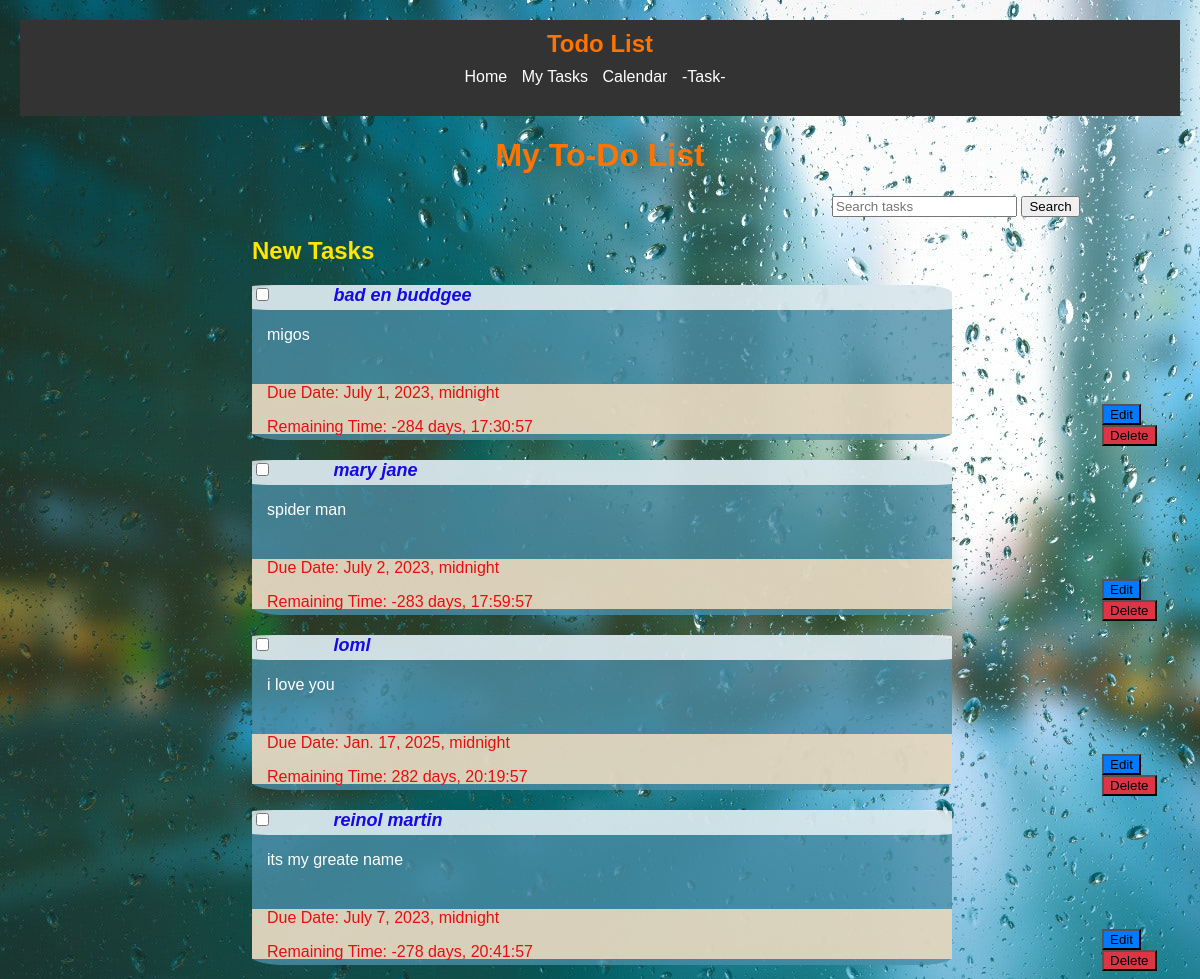
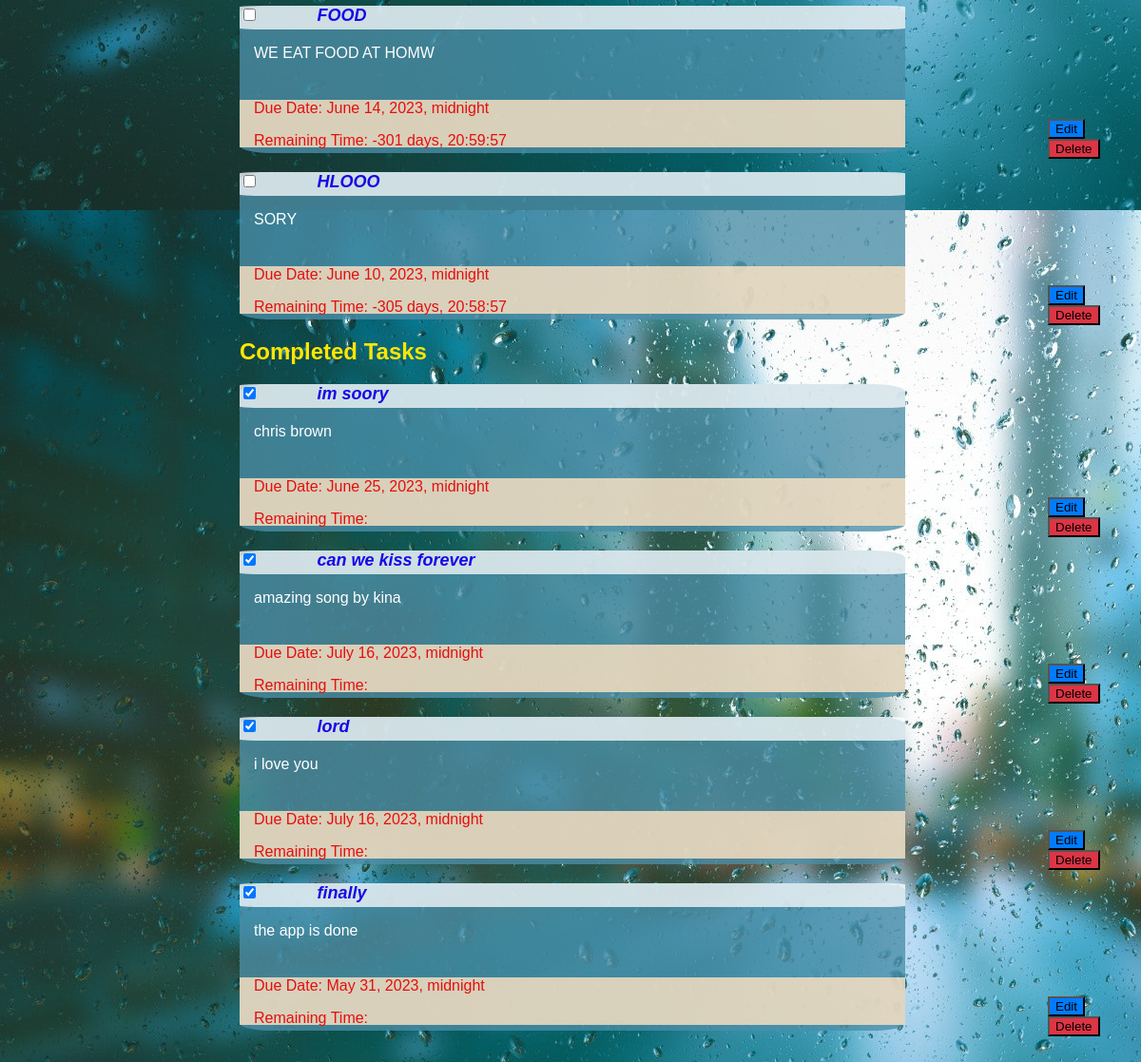
The page /tasks/tasklist/ (signed in) on the database as committed earlier (2 pictures, top to bottom).
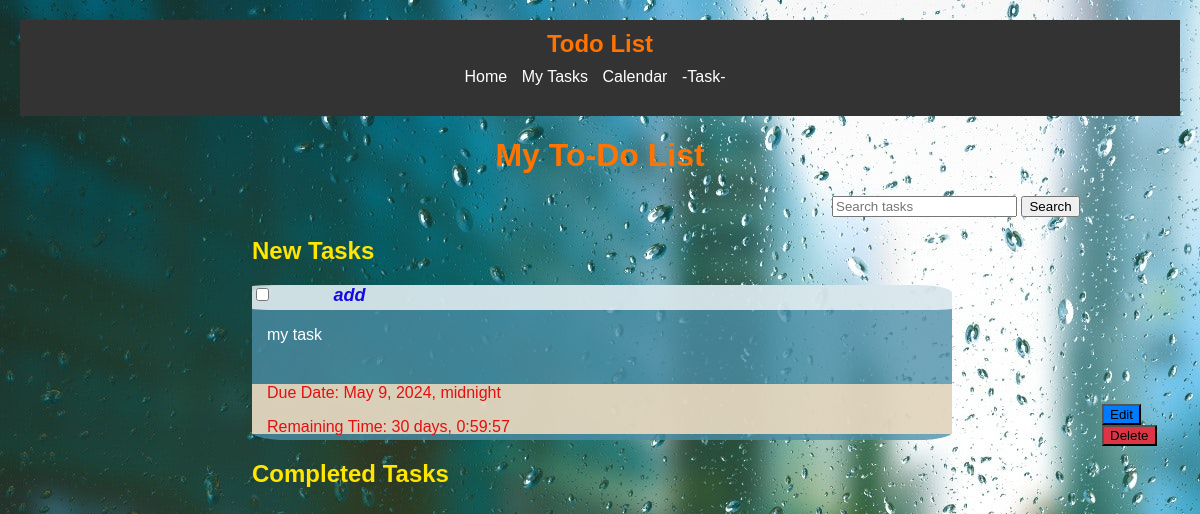
The same page on the database as committed later.
### tasks/models.py (models this page shows, shortened)
class Task(models.Model):
    owner = models.ForeignKey(User, on_delete=models.CASCADE, null=True, blank=True)
    title = models.CharField(max_length=200)
    description = models.TextField()
    completed = models.BooleanField(default=False)
    due_date = models.DateTimeField(null=True, blank=True)
    due_datetime = models.DateTimeField(blank=True, null=True)

### tasks/views.py (the view)
# urls.py: path('tasklist/', views.task_list, name='tasklist'),
def task_list(request):
    tasks = Task.objects.filter(owner=request.user)
    search_query = request.GET.get('search')
    new_tasks = Task.objects.filter(completed=False)
    completed_tasks = Task.objects.filter(completed=True)
    current_datetime = timezone.now()
    for task in new_tasks:
        if task.due_datetime:
            remaining_time = task.due_datetime - current_datetime
            task.remaining_time = remaining_time
        else:
            task.remaining_time = None
    if search_query:
        new_tasks = new_tasks.filter(Q(title__icontains=search_query) | Q(description__icontains=search_query))
        completed_tasks = completed_tasks.filter(Q(title__icontains=search_query) | Q(description__icontains=search_query))
    context = {
        'new_tasks': new_tasks,
        'completed_tasks': completed_tasks
    }
    return render(request, 'tasklist.html', context)

### tasks/templates/tasklist.html (shortened to what this page needs)
{% extends 'base.html' %}
{% load static %}
{% block content %}
    <h1>My To-Do List</h1>
    <link rel="stylesheet" href="{% static 'tasks.css' %}">
    <form action="{% url 'tasks:tasklist' %}" method="GET">
        <input type="text" name="search" placeholder="Search tasks">
        <button type="submit">Search</button>
    </form>
    <div class="final">
        <h2 id="new-tasks">New Tasks</h2>
        <div id="new-tasks-container">
            {% for task in new_tasks %}
                {% if not task.completed %}
                    <div class="task-item">
                        <div class="titlee">
                            <input type="checkbox" id="task-{{ task.id }}-checkbox" {% if task.completed %}checked{% endif %} onchange="toggleTaskCompletion({{ task.id }})">
                            <strong>{{ task.title }}</strong>
                        </div>
                        <p>{{ task.description }}</p>
                        <div class="date-time">
                            <p>Due Date: {{ task.due_date }}</p>
                            <p>Remaining Time: {{ task.remaining_time }}</p>
                        </div>
                        <div class="edit-delete-btns">
                            <button class="edit-button" onclick="location.href='{% url 'tasks:edit_task' task.id %}'">Edit</button>
                            <button class="delete-button" onclick="location.href='{% url 'tasks:delete_task' task.id %}'">Delete</button>
                        </div>
                    </div>
                {% endif %}
            {% endfor %}
        </div>
        <h2 id="completed-tasks">Completed Tasks</h2>
        <div id="completed-tasks-container">
            {% for task in completed_tasks %}
                {% if task.completed %}
                    <div class="task-item">
                        <div class="titlee">
                            <input type="checkbox" id="task-{{ task.id }}-checkbox" {% if task.completed %}checked{% endif %} onchange="toggleTaskCompletion({{ task.id }})">
                            <strong>{{ task.title }}</strong>
                        </div>
                        <p>{{ task.description }}</p>
                        <div class="date-time">
                            <p>Due Date: {{ task.due_date }}</p>
                            <p>Remaining Time: {{ task.remaining_time }}</p>
                        </div>
                        <div class="edit-delete-btns">
                            <button class="edit-button" onclick="location.href='{% url 'tasks:edit_task' task.id %}'">Edit</button>
                            <button class="delete-button" onclick="location.href='{% url 'tasks:delete_task' task.id %}'">Delete</button>
                        </div>
                    </div>
                {% endif %}
            {% endfor %}
        </div>
    </div>
    {% load static %}
{% endblock %}

### tasks/templates/base.html (shortened to what this page needs)
{% load static %}
<!doctype html>
<html lang="en">
  <head>
    <link rel="stylesheet" type="text/css" href="{%  static 'base.css' %}">
  </head>
  <body>
      <nav>
        <h1>Todo List</h1>
        <ul>
          <li><a href="{% url 'index' %}">Home</a></li>
          <li><a href="{% url 'tasks:tasklist' %}">My Tasks</a></li>
          <li><a href="{% url 'tasks:calendar' %}">Calendar</a></li>
          <li class="dropdown">
            <a href="#" class="dropdown-toggle">-Task-</a>
          </li>
        </ul>
      </nav>
      {% block content %}
      {% endblock %}
  </body>
</html>

### static/base.css (style rules this page uses)
body { margin: 0; padding: 0; }
nav { background-color: #333; color: #fff; padding: 10px; }
nav h1 { margin: 0; padding: 0; font-size: 24px; }
nav ul { list-style-type: none; padding: 0; margin: 0; text-align: center; }
nav ul li { display: inline-block; margin-right: 10px; margin-top: 10px; }
nav ul li a { color: #fff; text-decoration: none; }
.dropdown { color: #fff; background-color: transparent; border: none; cursor: pointer; }

### static/tasks.css (style rules this page uses)
body { font-family: Arial, sans-serif; padding: 20px; background-image: url(images/tasks.jpg); align-self: center; }
.final { align-self: center; margin-left: 20%; }
h1 { text-align: center; color: rgb(255, 115, 0); }
h2 { color: rgb(255, 230, 0); }
ul { list-style-type: none; padding: 30px; }
li { margin-bottom: 10px; }
input[type="checkbox"] { margin-right: 10px; }
strong { font-weight: bold; color: rgb(23, 8, 230); font-style: italic; font-size: large; text-align: center; margin-left: 50px; margin-top: 10px; }
.edit-delete-btns { margin-left: 850px; margin-bottom: 50px; margin-top: -30px; }
.titlee { box-sizing: border-box; width: 700px; height: 25px; background: #ffffffbe; color: #007bff; border-radius: 5%; }
.task-item { width: 700px; height: 155px; background: #4c8ea8c9; color: #fff; box-sizing: border-box; border-radius: 5%; left: 50%; margin-bottom: 20px; }
.date-time { width: 700px; height: 50px; color: rgb(230, 14, 14); background: rgba(255, 228, 196, 0.801); box-sizing: border-box; margin-top: 40px; }
.task-item p { margin-left: 15px; }
a { display: inline-block; margin-bottom: 10px; color: #0066cc; text-decoration: none; }
.edit-button { background-color: #007bff; cursor: pointer; margin-right: 10px; }
.delete-button { background-color: #dc3545; cursor: pointer; margin-right: 8px; }
form { display: inline-block; margin-left: 70%; border-radius: 10%; }

Rows that differ between the two databases and show on the page:
removed Task: title "bad en buddgee", description "migos", due_date "July 1, 2023, midnight", remaining_time "-284 days, 17:30:57", shown under "New Tasks"
removed Task: title "mary jane", description "spider man", due_date "July 2, 2023, midnight", remaining_time "-283 days, 17:59:57", shown under "New Tasks"
removed Task: title "loml", description "i love you", due_date "Jan. 17, 2025, midnight", remaining_time "282 days, 20:19:57", shown under "New Tasks"
removed Task: title "reinol martin", description "its my greate name", due_date "July 7, 2023, midnight", remaining_time "-278 days, 20:41:57", shown under "New Tasks"
removed Task: title "FOOD", description "WE EAT FOOD AT HOMW", due_date "June 14, 2023, midnight", remaining_time "-301 days, 20:59:57", shown under "New Tasks"
removed Task: title "HLOOO", description "SORY", due_date "June 10, 2023, midnight", remaining_time "-305 days, 20:58:57", shown under "New Tasks"
removed Task: completed "☑", title "im soory", description "chris brown", due_date "June 25, 2023, midnight", shown under "Completed Tasks"
removed Task: completed "☑", title "can we kiss forever", description "amazing song by kina", due_date "July 16, 2023, midnight", shown under "Completed Tasks"
removed Task: completed "☑", title "lord", description "i love you", due_date "July 16, 2023, midnight", shown under "Completed Tasks"
removed Task: completed "☑", title "finally", description "the app is done", due_date "May 31, 2023, midnight", shown under "Completed Tasks"
added Task: title "add", description "my task", due_date "May 9, 2024, midnight", remaining_time "30 days, 0:59:57", shown under "New Tasks"
